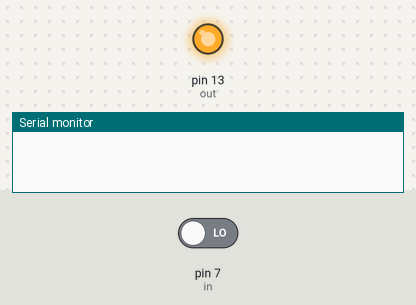
Bench run of a sketch on a simulated Arduino Uno, built with avr-gcc and run on an emulated ATmega328P. Parts: output pins drawn as LEDs (lit = HIGH), the last lines printed to the serial monitor. The test bench sets the inputs (shaded band); at power-on: pin 7 (in) LOW.

Above: at 1.2 s.
1.3 s: pin 7 (in) driven HIGH
At 2.6 s:
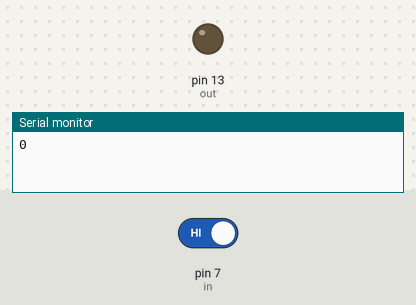
Timing chart, 0 to 4.3 s (numbered marks = the images above; inputs shaded):
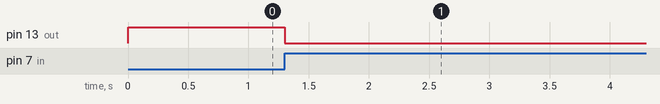

Measured:
- after the input at 1.3 s, pin 13 (out): HIGH → LOW at once

The sketch:

touch_sensor.ino
```cpp
int in = 7;
int out = 13;
int state = HIGH;
int r;
int p = LOW;
void setup()
{
  pinMode(in, INPUT);
  pinMode(out, OUTPUT);
  Serial.begin(9600);
}
void loop()
{
  r = digitalRead(in);
  if (r == HIGH && p == LOW) {
    if (state == HIGH){
      state = LOW;
      Serial.println(state);
    }
    else{
      state = HIGH;
      Serial.println(state);
  }
  }
  digitalWrite(out, state);
  p = r;
}
```
